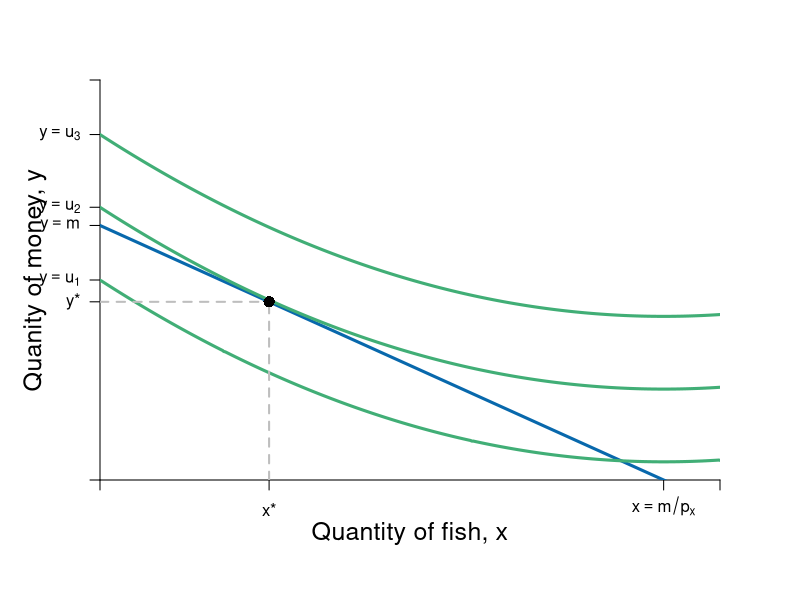

Write R code to recreate this figure.
require(shape)
pdf(file = "indmarketdemand/qql_worksheet.pdf", width = 9, height = 7)

#Set parameters for graphics
axislabelsize <- 1.5
labelsize <- 1.2
graphlinewidth <- 3
segmentlinewidth <- 2

COL <- c("#7fc97f", "#beaed4", "#fdc086", "#ffff99", "#386cb0", "#f0027f", "#bf5b17", "#666666")
COLA <- c("#99d8c9","#66c2a4","#41ae76", "#238b45", "#005824")
COLB <- c("#4eb3d3", "#2b8cbe", "#0868ac","#084081")

#Edited the margins to cater for the larger LHS labels
par(mar =  c(6, 5, 4, 4))

mrsA <- function(x, rmax = 10, xmax = 20) {
  rmax - (rmax/xmax)*x
}


uA <- function(x, y, rmax = 10, xmax = 20) {
  y + rmax*x - (1/2)*(rmax/xmax)*x^2
}

indiffA1 <- function(x, uA = 10, rmax = 2.5, xmax = 10) {
  uA - rmax*x + (1/2)*(rmax/xmax)*(x^2)
}


bcA <- function(x, m = 180, p = 2) {
  m - p*x
}


xlims <- c(0, 22)
ylims <- c(0, 220)

npts <- 501 
x <- seq(xlims[1], xlims[2], length.out = npts)
y <- seq(ylims[1], ylims[2], length.out = npts) 
a <- c(110, 150, 190)

plot(0, 0, xlim = xlims, ylim = ylims, type = "n",
     xlab = expression(paste("")),
     ylab = expression(paste("")), 
     xaxt = "n", 
     yaxt = "n", 
     cex.lab = axislabelsize, 
     bty = "n",
     xaxs="i", 
     yaxs="i")

# ticksy <- seq(from = 0, to = ylims[2], by = 2)
# ylabels <- seq(from = 0, to = ylims[2], by = 2)
# ticksx <- seq(from = 0, to = xlims[2], by = 2)
# xlabels <- seq(from = 0, to = xlims[2], by = 2)
ticksy <- c(0, 98, 110, 140, 150, 190, ylims[2])
ylabels <- c(NA, expression(paste(y,"*")), expression(paste(y == u[1])), expression(paste(y == m)), expression(paste(y == u[2])), expression(paste(y == u[3])), NA)
ticksx <- c(0, 6, 20, xlims[2])
xlabels <- c(NA, expression(paste(x,"*")), expression(paste(x == m/p[x])), NA)

axis(1, at = ticksx, pos = 0, labels = xlabels)
axis(2, at = ticksy, pos = 0, labels = ylabels, las = 1)

npts <- 500 
xx1 <- seq(xlims[1], xlims[2], length.out = npts)

lines(xx1, bcA(xx1, m = 140, p = 7), col = COLB[3], lwd = graphlinewidth)
#lines(xx1, indiffA1(xx1, uA = 20, rmax = 2.5, xmax = 10), col = COLB[4], lwd = graphlinewidth)



mtext(expression(paste("Quantity of fish, ", x)), side=1, line = 2.5, cex = axislabelsize)
text(-2.3, 0.5*ylims[2], expression(paste("Quanity of money, ", y)), xpd = TRUE, cex = axislabelsize, srt = 90) 

#segments(4.11765, 6.17647, 5.88, 8.88, lty = 1, col = COL[2] , lwd = graphlinewidth)
#text(7.3, 3, expression("Pareto Efficient"))
#text(7.3, 2.5, expression("Curve"))
#Arrows(7.3, 3.5, 7.3, 6.1, col = "black", lty = 1, lwd = 2, arr.type = "triangle", arr.lwd = 0.5)

#Label the iso-welfare functions for the HG, Aisha
# text(11.8, 1.6, expression(u[1]))
# text(11.8, 3.6, expression(u[2]))
# text(11.8, 5.6, expression(u[3]))
#text(6.6, 8.3, expression(u[4]^A))

#Label the indifference curves for the HG, Betty
# text(7.6, 17, expression(u[1]^B))
# text(6.75, 17, expression(u[2]^B))
# text(6, 17, expression(u[3]^B))
#text(3.4, 6.9, expression(v[4]^B))

#Label mrs function
#text(10, 8, expression(paste(mrs(x,y) == r[max] - frac(r[max], x[max])*x)))
#Arrows(10, 7.5, 10, 5.6, col = "black", lty = 1, lwd = 2, arr.type = "triangle", arr.lwd = 0.5)

#Label satiation
#text(20, 4, expression(paste(x[max] == "Point")))
#text(20, 3, expression(paste("of Satiation")))
#Arrows(20, 2.5, 20, 0.5, col = "black", lty = 1, lwd = 2, arr.type = "triangle", arr.lwd = 0.5)

#Label highest willingness to pay
# text(5, 10.5, expression(paste(r[max] == "Maximum")))
# text(5, 9.5, expression(paste("Willingness to Pay")))
# Arrows(3, 10, 0.5, 10, col = "black", lty = 1, lwd = 2, arr.type = "triangle", arr.lwd = 0.5)


contour(x, y, 
        outer(x, y, uA),
        #labels = c("v1", "v2", "v3"),
        drawlabels = FALSE,
        col = COLA[3],
        #xlab = expression(paste("A's Apples, ", x)),
        #ylab = expression(paste("A's Oranges, ", y)),
        #cex.lab = axislabelsize,
        lwd = graphlinewidth,
        levels = a, 
        xaxs="i", 
        yaxs="i", 
        add = TRUE)

segments(0, 98, 6, 98, lty = 2, col = "gray" , lwd = segmentlinewidth)
segments(6, 0, 6, 98, lty = 2, col = "gray" , lwd = segmentlinewidth)
points(6, 98, pch = 16, col = "black", cex = 1.5)
# 
# text(6.1, 6.5, expression(i))

# 
# points(1.1, 10.9, pch = 16, col = "black", cex = 1.5)
# points(10.9, 1.1, pch = 16, col = "black", cex = 1.5)
# text(1.2, 11.4, expression(a))
# text(11, 1.6, expression(b))

#segments(4.11765, 6.17647, 5.88, 8.88, lty = 1, col = COL[2] , lwd = graphlinewidth)
# text(2, 3, expression(paste("Budget constraint, ", bc[1])))
# Arrows(3.5, 3, 8.5, 3, col = "black", lty = 1, lwd = 2, arr.type = "triangle", arr.lwd = 0.5)

# text(10, 13, expression(paste("Budget constraint, ", bc[1])))
# Arrows(10, 12.7, 10, 2.5, col = "black", lty = 1, lwd = 2, arr.type = "triangle", arr.lwd = 0.5)


uM <- function(eM, eN){
  10*eM - 0.5*eM*eN - eM^2
}

uN <- function(eM, eN){
  10*eN - 0.5*eM*eN - eN^2
}

yM <- function(eM, eN){
  10*eM - 0.5*eM*eN
}

yN <- function(eM, eN){
  10*eN - 0.5*eM*eN
}

dev.off()
